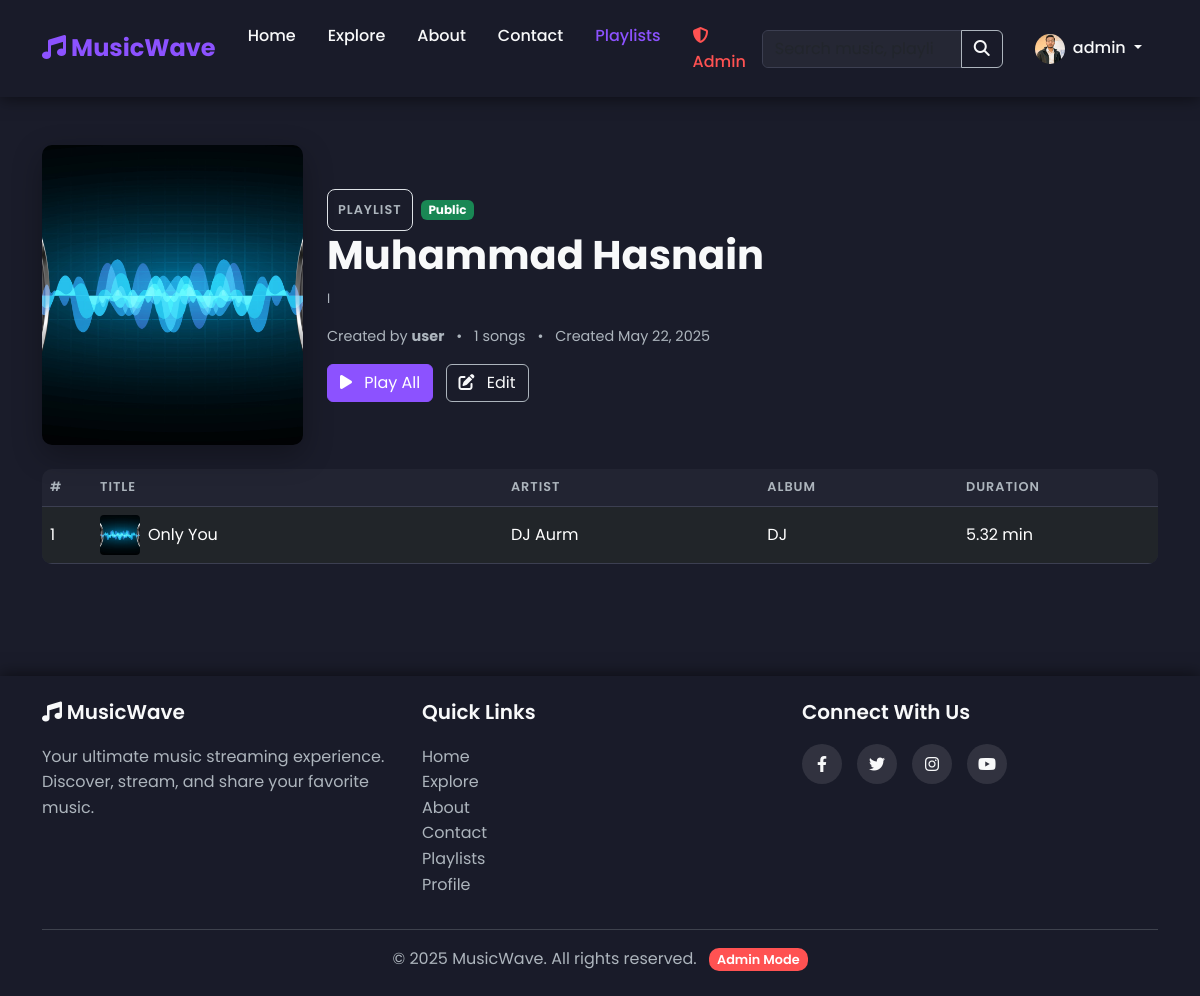
Page /playlists/2/ (signed in) on the committed database.
### core/models.py (models this page shows, shortened)
class User(AbstractUser):
    profile_image = models.ImageField(upload_to='profile_images/', null=True, blank=True)
    bio = models.TextField(null=True, blank=True)

class Playlist(models.Model):
    name = models.CharField(max_length=255)
    description = models.TextField(blank=True, null=True)
    creator = models.ForeignKey(User, on_delete=models.CASCADE, related_name='playlists')
    created_at = models.DateTimeField(default=timezone.now)
    updated_at = models.DateTimeField(auto_now=True)
    is_public = models.BooleanField(default=True)
    cover_image = models.ImageField(upload_to='playlist_covers/', blank=True, null=True)

class PlaylistItem(models.Model):
    playlist = models.ForeignKey(Playlist, on_delete=models.CASCADE, related_name='items')
    music = models.ForeignKey(Music, on_delete=models.CASCADE)
    added_at = models.DateTimeField(default=timezone.now)
    order = models.IntegerField(default=0)
    class Meta:
        ordering = ['order']
        unique_together = ['playlist', 'music']

class Music(models.Model):
    title = models.CharField(max_length=255)
    artist = models.CharField(max_length=255)
    album = models.CharField(max_length=255, blank=True, null=True)
    genre = models.CharField(max_length=100, blank=True, null=True)
    genre_fk = models.ForeignKey(Genre, on_delete=models.SET_NULL, null=True, blank=True, related_name='music')
    release_date = models.DateField(blank=True, null=True)
    duration = models.FloatField(default=0.0)
    audio_file = models.FileField(upload_to='music/')
    cover_image = models.ImageField(upload_to='covers/', blank=True, null=True)
    upload_date = models.DateTimeField(default=timezone.now)
    uploader = models.ForeignKey(User, on_delete=models.CASCADE, related_name='uploaded_music')
    is_approved = models.BooleanField(default=True)
    plays_count = models.IntegerField(default=0)

### core/views.py (the view)
# urls.py: path('playlists/<int:playlist_id>/', views.playlist_detail, name='playlist_detail'),
@login_required
def playlist_detail(request, playlist_id):
    playlist = get_object_or_404(Playlist, id=playlist_id)
    if not playlist.is_public and playlist.creator != request.user and not request.user.is_staff:
        messages.error(request, "You don't have permission to view this playlist")
        return redirect('playlist_list')
    items = PlaylistItem.objects.filter(playlist=playlist).order_by('order')
    context = {
        'playlist': playlist,
        'items': items,
    }
    return render(request, 'core/playlist_detail.html', context)

### templates/core/playlist_detail.html (shortened to what this page needs)
{% extends 'base.html' %}
{% load static %}
{% block content %}
  <section class="playlist-detail-section py-5">
    <div class="container">
      <div class="playlist-header mb-4">
        <div class="row align-items-center">
          <div class="col-md-3 mb-4 mb-md-0">
            {% if playlist.cover_image %}
              <img src="{{ playlist.cover_image.url }}"
                   alt="{{ playlist.name }}"
                   class="playlist-cover"
                   width="300"
                   height="300" />
            {% else %}
              <div class="playlist-default-cover">
                <i class="fas fa-music"></i>
              </div>
            {% endif %}
          </div>
          <div class="col-md-9">
            <div class="playlist-info">
              <div class="d-flex align-items-center">
                <span class="playlist-label me-2">PLAYLIST</span>
                {% if playlist.is_public %}
                  <span class="badge bg-success">Public</span>
                {% else %}
                  <span class="badge bg-secondary">Private</span>
                {% endif %}
              </div>
              <h1>{{ playlist.name }}</h1>
              {% if playlist.description %}<p class="playlist-description">{{ playlist.description }}</p>{% endif %}
              <div class="playlist-meta">
                <span>Created by
                  <strong>{{ playlist.creator.username }}</strong></span>
                <span class="mx-2">•</span>
                <span>{{ items|length }} songs</span>
                <span class="mx-2">•</span>
                <span>Created {{ playlist.created_at|date:"F j, Y" }}</span>
              </div>
              <div class="playlist-actions mt-3">
                {% if items %}
                  <button class="btn btn-primary play-all-btn">
                    <i class="fas fa-play me-2"></i> Play All
                  </button>
                {% endif %}
                {% if playlist.creator == user or user.is_staff %}
                  <button class="btn btn-outline-light ms-2"
                          data-bs-toggle="modal"
                          data-bs-target="#editPlaylistModal">
                    <i class="fas fa-edit me-2"></i> Edit
                  </button>
                {% endif %}
              </div>
            </div>
          </div>
        </div>
      </div>
      <div class="playlist-songs">
        {% if items %}
          {% if playlist.is_public or playlist.creator == user or user.is_staff %}
            <div class="table-responsive">
              <table class="table table-dark table-hover">
                <thead>
                  <tr>
                    <th class="col-number">#</th>
                    <th>Title</th>
                    <th>Artist</th>
                    <th>Album</th>
                    <th class="col-duration">Duration</th>
                    <th class="col-actions"></th>
                  </tr>
                </thead>
                <tbody>
                  {% for item in items %}
                    <tr>
                      <td>{{ forloop.counter }}</td>
                      <td>
                        <div class="d-flex align-items-center">
                          <div class="song-cover me-2">
                            {% if item.music.cover_image %}
                              <img src="{{ item.music.cover_image.url }}"
                                   alt="{{ item.music.title }}"
                                   width="40"
                                   height="40" />
                            {% else %}
                              <img src="{% static 'images/default-cover.png' %}"
                                   alt="{{ item.music.title }}"
                                   width="40"
                                   height="40" />
                            {% endif %}
                          </div>
                          <span>{{ item.music.title }}</span>
                        </div>
                      </td>
                      <td>{{ item.music.artist }}</td>
                      <td>{{ item.music.album|default:"-" }}</td>
                      <td>{{ item.music.duration|floatformat:"2" }} min</td>
                      <td class="text-end">
                      </td>
                    </tr>
                  {% endfor %}
                </tbody>
              </table>
            </div>
          {% else %}
            <div class="private-playlist-message text-center py-5">
              <i class="fas fa-lock fa-3x mb-3"></i>
              <h4>This playlist is private</h4>
              <p class="text-muted">Only the creator can view the songs in this playlist.</p>
            </div>
          {% endif %}
        {% endif %}
      </div>
    </div>
  </section>
  {% endblock %}

### templates/base.html (shortened to what this page needs)
<!DOCTYPE html>
<html lang="en">
  <head>
    <link
      rel="stylesheet"
      href="https://cdnjs.cloudflare.com/ajax/libs/font-awesome/6.4.0/css/all.min.css"
    />
    <link
      href="https://cdn.jsdelivr.net/npm/bootstrap@5.3.0/dist/css/bootstrap.min.css"
      rel="stylesheet"
    />
    {% load static %}
    <link rel="stylesheet" href="{% static 'css/style.css' %}" />
  </head>
  <body>
    <nav class="navbar navbar-expand-lg navbar-dark">
      <div class="container">
        <a class="navbar-brand" href="{% url 'index' %}">
          <i class="fas fa-music"></i> MusicWave
        </a>
        <div class="collapse navbar-collapse" id="navbarNav">
          <ul class="navbar-nav me-auto">
            <li class="nav-item">
              <a
                class="nav-link {% if request.path == '/' %}active{% endif %}"
                href="{% url 'index' %}"
                >Home</a
              >
            </li>
            <li class="nav-item">
              <a
                class="nav-link {% if '/music/' in request.path %}active{% endif %}"
                href="{% url 'music_list' %}"
                >Explore</a
              >
            </li>
            <li class="nav-item">
              <a
                class="nav-link {% if request.path == '/about/' %}active{% endif %}"
                href="{% url 'about' %}"
                >About</a
              >
            </li>
            <li class="nav-item">
              <a
                class="nav-link {% if request.path == '/contact/' %}active{% endif %}"
                href="{% url 'contact' %}"
                >Contact</a
              >
            </li>
            {% if user.is_authenticated %}
            <li class="nav-item">
              <a
                class="nav-link {% if '/playlists/' in request.path %}active{% endif %}"
                href="{% url 'playlist_list' %}"
                >Playlists</a
              >
            </li>
            {% if user.is_staff or user.is_superuser %}
            <li class="nav-item">
              <a
                class="nav-link admin-link {% if '/admin/' in request.path %}active{% endif %}"
                href="{% url 'admin:index' %}"
                ><i class="fas fa-shield-alt me-1"></i>Admin</a
              >
            </li>
            {% endif %} {% endif %}
          </ul>
          <form class="d-flex me-3" action="{% url 'search' %}" method="get">
            <div class="input-group">
              <input
                class="form-control"
                type="search"
                name="q"
                placeholder="Search music, playlists, users..."
                aria-label="Search"
              />
              <button class="btn btn-outline-light" type="submit">
                <i class="fas fa-search"></i>
              </button>
            </div>
          </form>
          <ul class="navbar-nav ms-auto">
            {% if user.is_authenticated %}
            <li class="nav-item dropdown">
              <a
                class="nav-link dropdown-toggle"
                href="#"
                id="navbarDropdown"
                role="button"
                data-bs-toggle="dropdown"
              >
                {% if user.profile_image %}
                <img
                  src="{{ user.profile_image.url }}"
                  alt="{{ user.username }}"
                  class="avatar-sm rounded-circle me-1"
                />
                {% else %}
                <i class="fas fa-user-circle me-1"></i>
                {% endif %} {{ user.username }}
              </a>
            </li>
            {% endif %}
          </ul>
        </div>
      </div>
    </nav>
    <main>
       {% block content %}{% endblock %}
    </main>
    <footer class="footer mt-5 py-4">
      <div class="container">
        <div class="row">
          <div class="col-md-4">
            <h5><i class="fas fa-music"></i> MusicWave</h5>
            <p>
              Your ultimate music streaming experience. Discover, stream, and
              share your favorite music.
            </p>
          </div>
          <div class="col-md-4">
            <h5>Quick Links</h5>
            <ul class="list-unstyled">
              <li><a href="{% url 'index' %}">Home</a></li>
              <li><a href="{% url 'music_list' %}">Explore</a></li>
              <li><a href="{% url 'about' %}">About</a></li>
              <li><a href="{% url 'contact' %}">Contact</a></li>
              {% if user.is_authenticated %}
              <li><a href="{% url 'playlist_list' %}">Playlists</a></li>
              <li><a href="{% url 'profile' %}">Profile</a></li>
              {% else %}
              <li><a href="{% url 'login' %}">Login</a></li>
              <li><a href="{% url 'register' %}">Sign Up</a></li>
              {% endif %}
            </ul>
          </div>
          <div class="col-md-4">
            <h5>Connect With Us</h5>
            <div class="social-links">
              <a href="#"><i class="fab fa-facebook-f"></i></a>
              <a href="#"><i class="fab fa-twitter"></i></a>
              <a href="#"><i class="fab fa-instagram"></i></a>
              <a href="#"><i class="fab fa-youtube"></i></a>
            </div>
          </div>
        </div>
        <hr />
        <div class="text-center">
          <p class="mb-0">
            &copy; {% now "Y" %} MusicWave. All rights reserved.
            {% if user.is_staff or user.is_superuser %}
            <span class="admin-badge ms-2">Admin Mode</span>
            {% endif %}
          </p>
        </div>
      </div>
    </footer>
  </body>
</html>

### rows in the picture
User: profile_image (picture), username "admin"
Playlist: cover_image (picture), name "Muhammad Hasnain", description "l", creator.username "user", created_at "May 22, 2025"
PlaylistItem: music.cover_image (picture), music "Only You", music.artist "DJ Aurm", music.album "DJ", music.duration "5.32"

### other values in the picture
{{ items|length }} "1"
